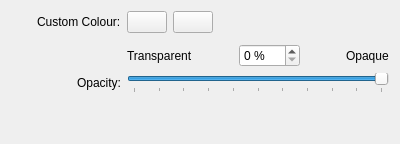
        <widget class="QWidget" name="customWithContrastOpacityPageActive">
         <layout class="QHBoxLayout" name="horizontalLayout_34">
          <item>
           <spacer name="horizontalSpacer_12">
            <property name="orientation">
             <enum>Qt::Orientation::Horizontal</enum>
            </property>
            <property name="sizeType">
             <enum>QSizePolicy::Policy::Fixed</enum>
            </property>
            <property name="sizeHint" stdset="0">
             <size>
              <width>26</width>
              <height>20</height>
             </size>
            </property>
           </spacer>
          </item>
          <item>
           <layout class="QGridLayout" name="gridLayout_8">
            <item row="3" column="0">
             <widget class="QLabel" name="label_15">
              <property name="text">
               <string>Opacity:</string>
              </property>
              <property name="alignment">
               <set>Qt::AlignmentFlag::AlignRight|Qt::AlignmentFlag::AlignTrailing|Qt::AlignmentFlag::AlignVCenter</set>
              </property>
              <property name="buddy">
               <cstring>windowOutlineCustomWithContrastOpacityActive</cstring>
              </property>
             </widget>
            </item>
            <item row="3" column="1">
             <widget class="QSlider" name="windowOutlineCustomWithContrastOpacityActive_2">
              <property name="minimum">
               <number>0</number>
              </property>
              <property name="maximum">
               <number>100</number>
              </property>
              <property name="singleStep">
               <number>1</number>
              </property>
              <property name="pageStep">
               <number>10</number>
              </property>
              <property name="value">
               <number>100</number>
              </property>
              <property name="orientation">
               <enum>Qt::Orientation::Horizontal</enum>
              </property>
              <property name="invertedAppearance">
               <bool>false</bool>
              </property>
              <property name="invertedControls">
               <bool>false</bool>
              </property>
              <property name="tickPosition">
               <enum>QSlider::TickPosition::TicksBelow</enum>
              </property>
              <property name="tickInterval">
               <number>10</number>
              </property>
             </widget>
            </item>
            <item row="0" column="1">
             <layout class="QHBoxLayout" name="horizontalLayout_5">
              <item>
               <widget class="KColorButton" name="windowOutlineCustomColorActive_2">
                <property name="sizePolicy">
                 <sizepolicy hsizetype="Fixed" vsizetype="Fixed">
                  <horstretch>0</horstretch>
                  <verstretch>0</verstretch>
                 </sizepolicy>
                </property>
               </widget>
              </item>
              <item>
               <widget class="QPushButton" name="lockWindowOutlineCustomColorActive_2">
                <property name="sizePolicy">
                 <sizepolicy hsizetype="Fixed" vsizetype="Fixed">
                  <horstretch>0</horstretch>
                  <verstretch>0</verstretch>
                 </sizepolicy>
                </property>
                <property name="toolTip">
                 <string>Lock to make Active and Inactive Custom Colours the same</string>
                </property>
                <property name="text">
                 <string/>
                </property>
                <property name="icon">
                 <iconset resource="silverdecoration_config.qrc">
                  <normaloff>:/silver_config_icons/object-unlocked-symbolic.svg</normaloff>
                  <normalon>:/silver_config_icons/object-locked-symbolic.svg</normalon>:/silver_config_icons/object-unlocked-symbolic.svg</iconset>
                </property>
                <property name="checkable">
                 <bool>true</bool>
                </property>
               </widget>
              </item>
              <item>
               <spacer name="horizontalSpacer_23">
                <property name="orientation">
                 <enum>Qt::Orientation::Horizontal</enum>
                </property>
                <property name="sizeHint" stdset="0">
                 <size>
                  <width>40</width>
                  <height>20</height>
                 </size>
                </property>
               </spacer>
              </item>
             </layout>
            </item>
            <item row="2" column="1">
             <layout class="QHBoxLayout" name="horizontalLayout_23">
              <item>
               <widget class="QLabel" name="_menuOpacityTransparentLabel_39">
                <property name="text">
                 <string>Transparent</string>
                </property>
               </widget>
              </item>
              <item>
               <spacer name="horizontalSpacer_47">
                <property name="orientation">
                 <enum>Qt::Orientation::Horizontal</enum>
                </property>
                <property name="sizeHint" stdset="0">
                 <size>
                  <width>40</width>
                  <height>20</height>
                 </size>
                </property>
               </spacer>
              </item>
              <item>
               <widget class="QSpinBox" name="windowOutlineCustomWithContrastOpacityActive">
                <property name="suffix">
                 <string> %</string>
                </property>
                <property name="maximum">
                 <number>100</number>
                </property>
                <property name="value">
                 <number>0</number>
                </property>
               </widget>
              </item>
              <item>
               <spacer name="horizontalSpacer_48">
                <property name="orientation">
                 <enum>Qt::Orientation::Horizontal</enum>
                </property>
                <property name="sizeHint" stdset="0">
                 <size>
                  <width>40</width>
                  <height>20</height>
                 </size>
                </property>
               </spacer>
              </item>
              <item>
               <widget class="QLabel" name="_menuOpacityTransparentLabel_40">
                <property name="text">
                 <string>Opaque</string>
                </property>
               </widget>
              </item>
             </layout>
            </item>
            <item row="0" column="0">
             <widget class="QLabel" name="label_19">
              <property name="text">
               <string>Custom Colour:</string>
              </property>
              <property name="buddy">
               <cstring>windowOutlineCustomColorActive_2</cstring>
              </property>
             </widget>
            </item>
            <item row="4" column="1">
             <spacer name="verticalSpacer">
              <property name="orientation">
               <enum>Qt::Orientation::Vertical</enum>
              </property>
              <property name="sizeType">
               <enum>QSizePolicy::Policy::Maximum</enum>
              </property>
              <property name="sizeHint" stdset="0">
               <size>
                <width>20</width>
                <height>40</height>
               </size>
              </property>
             </spacer>
            </item>
            <item row="1" column="1">
             <spacer name="verticalSpacer_15">
              <property name="orientation">
               <enum>Qt::Orientation::Vertical</enum>
              </property>
              <property name="sizeType">
               <enum>QSizePolicy::Policy::Fixed</enum>
              </property>
              <property name="sizeHint" stdset="0">
               <size>
                <width>20</width>
                <height>5</height>
               </size>
              </property>
             </spacer>
            </item>
           </layout>
          </item>
         </layout>
        </widget>
